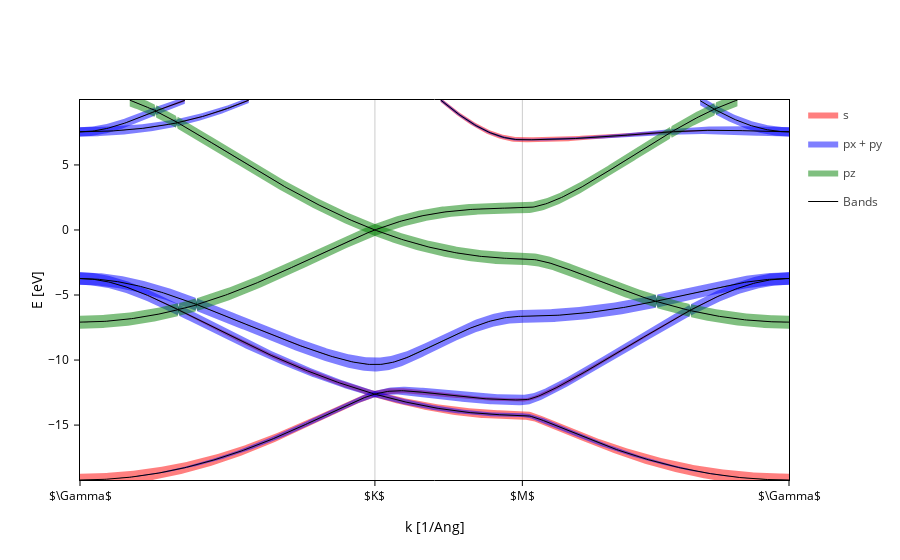

The cell this chart's notebook holds for it:
### Code cell
bz.plot.fatbands(groups=orb_groups, Erange=[-21, 10])
